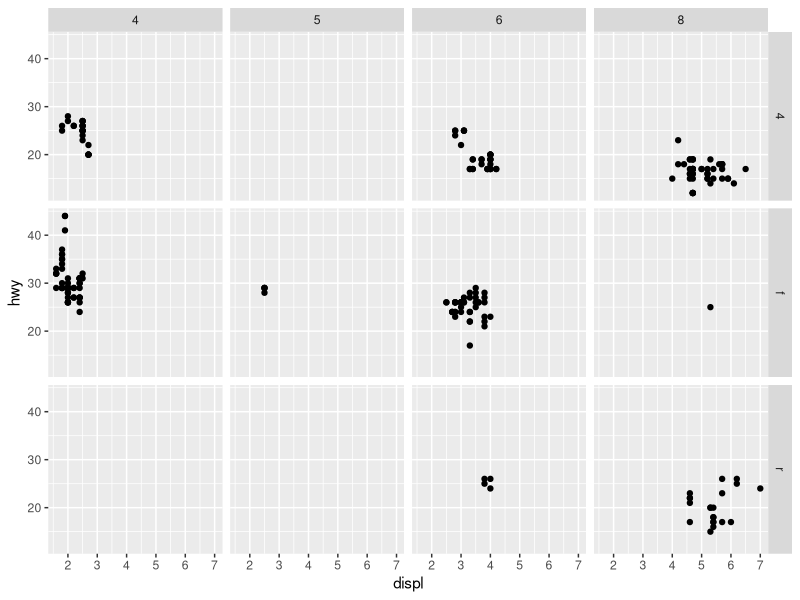

The R script that drew this image:
library(ggplot2)

pl <- ggplot(mpg, aes(x = displ, y = hwy)) + geom_point()

#pl2 <- pl + coord_cartesian(xlim = c(1,4), ylim = c(15,30))
#give the co-ordinates of the x-axis and y-axis

#pl2 <- pl + coord_fixed(ratio = 2/3)
# it will decide the aspect ratio by default ratio = 1
pl2 <-  pl + facet_grid(drv~cyl)
# Simply it will create the the different graph for specific column
print(pl2)